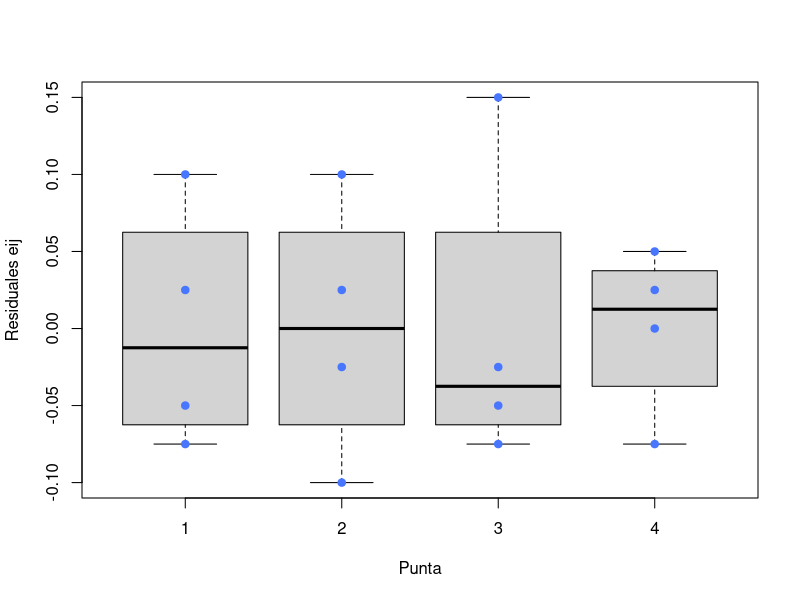
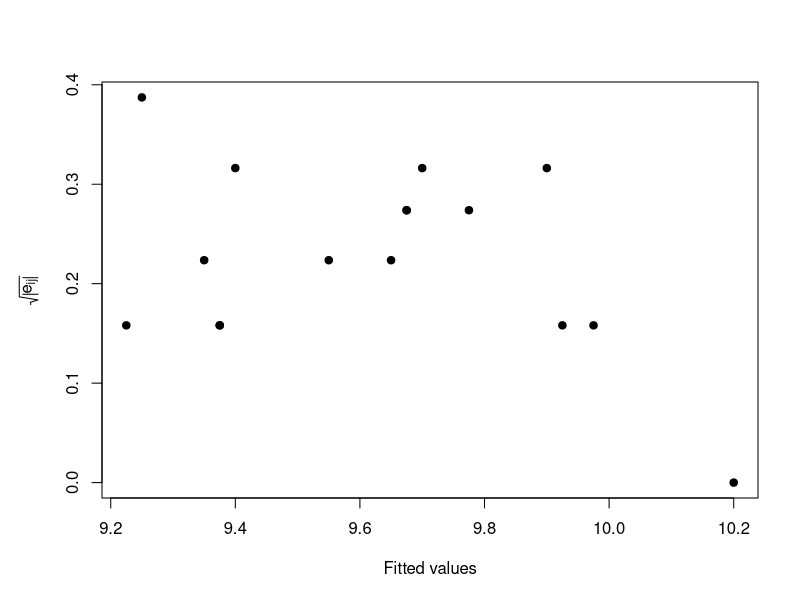
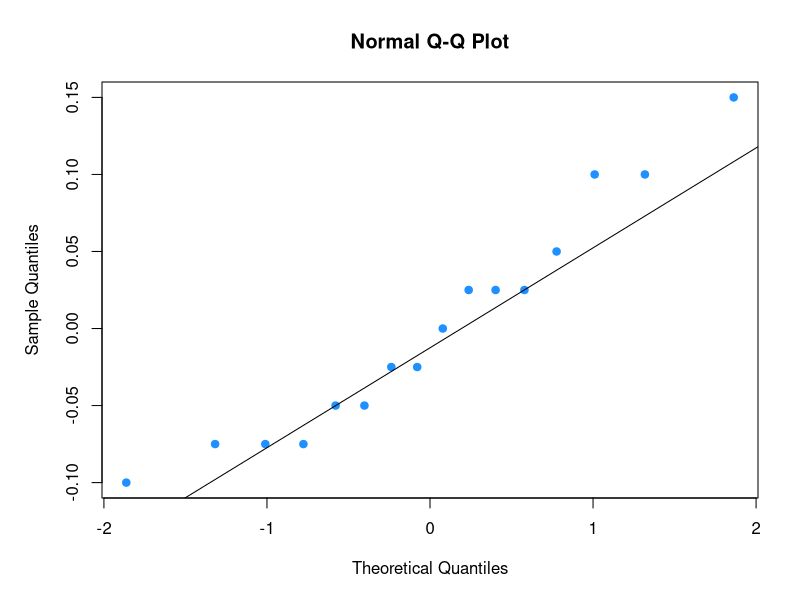
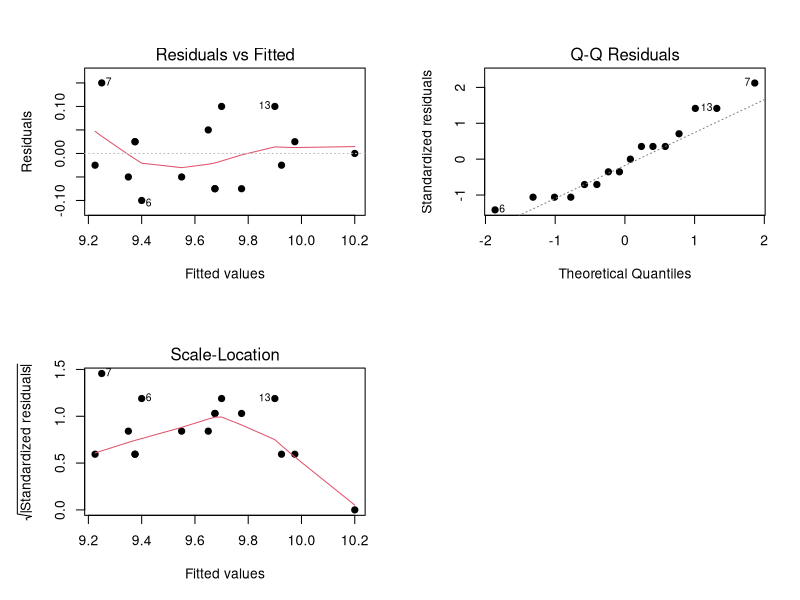

The R script that drew these images, in order:
# Problem -----------------------------------------------------------------

# Suppose we wish to determine whether or not four different tips produce 
# different readings on hardness testing machine.

# Data --------------------------------------------------------------------
y <- c(9.3, 9.4, 9.2, 9.7, 
       9.4, 9.3, 9.4, 9.6,  
       9.6, 9.8, 9.5, 10 , 
       10 , 9.9, 9.7, 10.2)

punta <- c(1, 2, 3, 4,
           1, 2, 3, 4,
           1, 2, 3, 4,
           1, 2, 3, 4)
punta <- as.factor(punta)

lamina <- c(1, 1, 1, 1,
            2, 2, 2, 2,
            3, 3, 3, 3,
            4, 4, 4, 4)
lamina <- as.factor(lamina)

# Anova -------------------------------------------------------------------
mod <- aov(y ~ punta + lamina)
summary(mod)

#----------------------------------------------------------------------
# Analisis de residuales
eij <- residuals(mod)

# Boxplot for eij vs treatment
boxplot(eij ~ punta, xlab='Punta', ylab='Residuales eij')
points(x=as.numeric(punta), y=eij, pch=19, col='royalblue1')

# Standarized residual vs fitted values
par(mar=c(5.1, 5.1, 4.1, 2.1))
plot(x=mod$fitted.values, y=sqrt(abs(eij)),
     xlab='Fitted values', pch=19,
     ylab=expression(sqrt(abs(e[ij]))))

# QQplot for eij
qqnorm(eij, pch=19, col='dodgerblue')
qqline(eij)

# To plot the first, second and third graphs
par(mfrow=c(2, 2))
plot(mod, 1, pch=19)
plot(mod, 2, pch=19)
plot(mod, 3, pch=19)

# What happens if we do not consider the blocking factor? -----------------
mod2 <- aov(y ~ punta)
summary(mod2)
